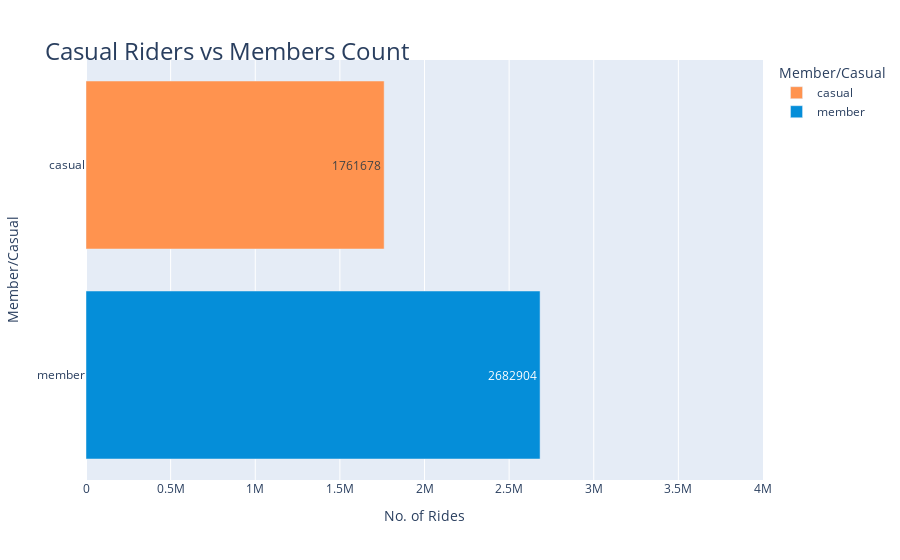

The notebook cell saved with this chart:
### Markdown cell above
#### <span style='color:#2D8FC5'>Total trips takes: Casual vs. Member</span>

### Code cell
df_pv1 = cyc_data_combined.groupby('member_casual', as_index=False).count()

fig_1 = px.bar(df_pv1, y = 'member_casual', x = 'ride_id', range_x = [0,4000000],
        color = 'member_casual', 
        height = 300,
        text = 'ride_id', 
        labels = {'ride_id': 'No. of Rides', 'member_casual': 'Member/Casual'},
        hover_name = 'member_casual', hover_data = {'member_casual': False, 'month': False, 'ride_id': True}, 
        color_discrete_map = {'casual': '#FF934F', 'member': '#058ED9'})
fig_1.update_layout(
    title=dict(text="Casual Riders vs Members Count",font=dict(size=24), automargin=True, yref='paper')
)
note = 'Fig. 1 - Count of casaul riders and members. Members makeup 60% of the dataset.'
fig_1.add_annotation(
    text = note
    , showarrow=False
    , x = 0
    , y = -0.22
    , xref='paper'
    , yref='paper' 
    , xanchor='left'
    , yanchor='bottom'
    , xshift=-1
    , yshift=-7
    , font=dict(size=10, color="black")
    , align="left")

### Figure 1 — Plotly figure (JSON) as saved in the notebook; plotly's stock layout.template omitted (floating-point values rounded to 4 significant figures)
{"data": [{"alignmentgroup": "True", "customdata": [[1761678]], "hovertemplate": "<b>%{hovertext}</b><br><br>No. of Rides=%{text}<extra></extra>", "hovertext": ["casual"], "legendgroup": "casual", "marker": {"color": "#FF934F", "pattern": {"shape": ""}}, "name": "casual", "offsetgroup": "casual", "orientation": "h", "showlegend": true, "text": [1761678], "textposition": "auto", "x": [1761678], "xaxis": "x", "y": ["casual"], "yaxis": "y", "type": "bar"}, {"alignmentgroup": "True", "customdata": [[2682904]], "hovertemplate": "<b>%{hovertext}</b><br><br>No. of Rides=%{text}<extra></extra>", "hovertext": ["member"], "legendgroup": "member", "marker": {"color": "#058ED9", "pattern": {"shape": ""}}, "name": "member", "offsetgroup": "member", "orientation": "h", "showlegend": true, "text": [2682904], "textposition": "auto", "x": [2682904], "xaxis": "x", "y": ["member"], "yaxis": "y", "type": "bar"}], "layout": {"xaxis": {"anchor": "y", "domain": [0, 1], "title": {"text": "No. of Rides"}, "range": [0, 4000000], "type": "linear"}, "yaxis": {"anchor": "x", "domain": [0, 1], "title": {"text": "Member/Casual"}, "categoryorder": "array", "categoryarray": ["member", "casual"], "type": "category", "range": [-0.5, 1.5], "autorange": true}, "legend": {"title": {"text": "Member/Casual"}, "tracegroupgap": 0}, "margin": {"t": 60}, "barmode": "relative", "title": {"font": {"size": 24}, "text": "Casual Riders vs Members Count", "automargin": true, "yref": "paper"}, "annotations": [{"align": "left", "font": {"color": "black", "size": 10}, "showarrow": false, "text": "Fig. 1 - Count of casaul riders and members. Members makeup 60% of the dataset.", "x": 0, "xanchor": "left", "xref": "paper", "xshift": -1, "y": -0.22, "yanchor": "bottom", "yref": "paper", "yshift": -7}], "autosize": true}}
